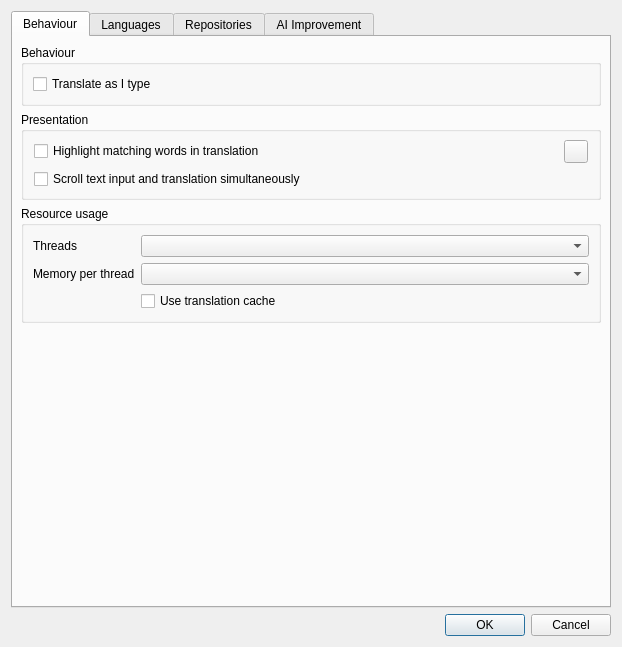
<?xml version="1.0" encoding="UTF-8"?>
<ui version="4.0">
 <class>TranslatorSettingsDialog</class>
 <widget class="QDialog" name="TranslatorSettingsDialog">
  <property name="geometry">
   <rect>
    <x>0</x>
    <y>0</y>
    <width>622</width>
    <height>647</height>
   </rect>
  </property>
  <property name="windowTitle">
   <string>Settings</string>
  </property>
  <layout class="QVBoxLayout" name="verticalLayout">
   <item>
    <widget class="QTabWidget" name="tabWidget">
     <property name="currentIndex">
      <number>0</number>
     </property>
     <widget class="QWidget" name="behaviorTab">
      <attribute name="title">
       <string>Behaviour</string>
      </attribute>
      <layout class="QVBoxLayout" name="verticalLayout_1">
       <property name="leftMargin">
        <number>8</number>
       </property>
       <property name="topMargin">
        <number>8</number>
       </property>
       <property name="rightMargin">
        <number>8</number>
       </property>
       <property name="bottomMargin">
        <number>8</number>
       </property>
       <item>
        <widget class="QGroupBox" name="behaviourGroup">
         <property name="title">
          <string>Behaviour</string>
         </property>
         <layout class="QVBoxLayout" name="verticalLayout_2">
          <item alignment="Qt::AlignTop">
           <widget class="QCheckBox" name="translateImmediatelyCheckbox">
            <property name="text">
             <string>Translate as I type</string>
            </property>
           </widget>
          </item>
         </layout>
        </widget>
       </item>
       <item>
        <widget class="QGroupBox" name="presentationGroup">
         <property name="title">
          <string>Presentation</string>
         </property>
         <layout class="QVBoxLayout" name="verticalLayout_4">
          <property name="leftMargin">
           <number>10</number>
          </property>
          <property name="topMargin">
           <number>8</number>
          </property>
          <property name="rightMargin">
           <number>10</number>
          </property>
          <property name="bottomMargin">
           <number>8</number>
          </property>
          <item>
           <layout class="QHBoxLayout" name="horizontalLayout_2">
            <item>
             <widget class="QCheckBox" name="showAligmentsCheckbox">
              <property name="text">
               <string>Highlight matching words in translation</string>
              </property>
             </widget>
            </item>
            <item>
             <widget class="ColorWell" name="alignmentColorButton">
              <property name="minimumSize">
               <size>
                <width>20</width>
                <height>20</height>
               </size>
              </property>
             </widget>
            </item>
           </layout>
          </item>
          <item>
           <widget class="QCheckBox" name="syncScrollingCheckbox">
            <property name="text">
             <string>Scroll text input and translation simultaneously</string>
            </property>
           </widget>
          </item>
         </layout>
        </widget>
       </item>
       <item>
        <widget class="QGroupBox" name="resourceGroup">
         <property name="title">
          <string>Resource usage</string>
         </property>
         <layout class="QFormLayout" name="formLayout_2">
          <item row="0" column="0">
           <widget class="QLabel" name="coresLbl">
            <property name="text">
             <string>Threads</string>
            </property>
            <property name="buddy">
             <cstring>coresBox</cstring>
            </property>
           </widget>
          </item>
          <item row="1" column="1">
           <widget class="QComboBox" name="memoryBox"/>
          </item>
          <item row="0" column="1">
           <widget class="QComboBox" name="coresBox"/>
          </item>
          <item row="1" column="0">
           <widget class="QLabel" name="memoryLbl">
            <property name="text">
             <string>Memory per thread</string>
            </property>
            <property name="buddy">
             <cstring>memoryBox</cstring>
            </property>
           </widget>
          </item>
          <item row="2" column="1">
           <widget class="QCheckBox" name="cacheTranslationsCheckbox">
            <property name="toolTip">
             <string>When enabled, translations of sentences are 
remembered while the program is running to
speed up re-translation at the cost of a bit
of memory.</string>
            </property>
            <property name="text">
             <string>Use translation cache</string>
            </property>
           </widget>
          </item>
         </layout>
        </widget>
       </item>
       <item>
        <spacer name="verticalSpacer">
         <property name="orientation">
          <enum>Qt::Vertical</enum>
         </property>
         <property name="sizeHint" stdset="0">
          <size>
           <width>20</width>
           <height>40</height>
          </size>
         </property>
        </spacer>
       </item>
      </layout>
     </widget>
     <widget class="QWidget" name="modelsTab">
      <attribute name="title">
       <string>Languages</string>
      </attribute>
      <layout class="QVBoxLayout" name="verticalLayout_3">
       <property name="leftMargin">
        <number>8</number>
       </property>
       <property name="topMargin">
        <number>8</number>
       </property>
       <property name="rightMargin">
        <number>8</number>
       </property>
       <property name="bottomMargin">
        <number>8</number>
       </property>
       <item>
        <widget class="FilterTableView" name="localModelTable">
         <property name="contextMenuPolicy">
          <enum>Qt::ActionsContextMenu</enum>
         </property>
         <property name="horizontalScrollBarPolicy">
          <enum>Qt::ScrollBarAsNeeded</enum>
        </property>
         <property name="selectionBehavior">
          <enum>QAbstractItemView::SelectRows</enum>
         </property>
         <property name="showGrid">
          <bool>false</bool>
         </property>
         <attribute name="verticalHeaderVisible">
          <bool>false</bool>
         </attribute>
         <addaction name="actionRevealModel"/>
         <addaction name="actionDeleteModel"/>
        </widget>
       </item>
       <item>
        <layout class="QHBoxLayout" name="horizontalLayout">
         <item>
          <widget class="QPushButton" name="importModelButton">
           <property name="text">
            <string>Import model…</string>
           </property>
          </widget>
         </item>
         <item>
          <widget class="QPushButton" name="deleteModelButton">
           <property name="enabled">
            <bool>false</bool>
           </property>
           <property name="text">
            <string>Delete</string>
           </property>
          </widget>
         </item>
         <item>
          <widget class="QPushButton" name="downloadButton">
           <property name="enabled">
            <bool>false</bool>
           </property>
           <property name="text">
            <string>Download</string>
           </property>
          </widget>
         </item>
         <item>
          <widget class="QPushButton" name="getMoreButton">
           <property name="toolTip">
            <string>Connect to the Internet to get a list of remote models from available repositories.</string>
           </property>
           <property name="text">
            <string>Get more...</string>
           </property>
          </widget>
         </item>
         <item>
          <spacer name="horizontalSpacer">
           <property name="orientation">
            <enum>Qt::Horizontal</enum>
           </property>
           <property name="sizeHint" stdset="0">
            <size>
             <width>40</width>
             <height>20</height>
            </size>
           </property>
          </spacer>
         </item>
        </layout>
       </item>
      </layout>
     </widget>
     <widget class="QWidget" name="reposTab">
      <attribute name="title">
       <string>Repositories</string>
      </attribute>
      <layout class="QVBoxLayout" name="verticalLayout_6">
       <property name="leftMargin">
        <number>8</number>
       </property>
       <property name="topMargin">
        <number>8</number>
       </property>
       <property name="rightMargin">
        <number>8</number>
       </property>
       <property name="bottomMargin">
        <number>8</number>
       </property>
       <item>
        <widget class="QTableView" name="repoTable">
         <property name="contextMenuPolicy">
          <enum>Qt::ActionsContextMenu</enum>
         </property>
         <property name="selectionBehavior">
          <enum>QAbstractItemView::SelectRows</enum>
         </property>
         <property name="showGrid">
          <bool>false</bool>
         </property>
         <attribute name="verticalHeaderVisible">
          <bool>false</bool>
         </attribute>
         <addaction name="actionDeleteRepo"/>
        </widget>
       </item>
       <item>
        <layout class="QHBoxLayout" name="horizontalLayout_3">
         <item>
          <widget class="QPushButton" name="importRepo">
           <property name="text">
            <string>Import repository…</string>
           </property>
          </widget>
         </item>
         <item>
          <widget class="QPushButton" name="deleteRepo">
           <property name="text">
            <string>Delete</string>
           </property>
          </widget>
         </item>
         <item>
          <spacer name="horizontalSpacer_2">
           <property name="orientation">
            <enum>Qt::Horizontal</enum>
           </property>
           <property name="sizeHint" stdset="0">
            <size>
             <width>40</width>
             <height>20</height>
            </size>
           </property>
          </spacer>
         </item>
        </layout>
       </item>
      </layout>
     </widget>
     <widget class="QWidget" name="llmTab">
      <attribute name="title">
       <string>AI Improvement</string>
      </attribute>
      <layout class="QVBoxLayout" name="verticalLayout_7">
       <property name="leftMargin">
        <number>8</number>
       </property>
       <property name="topMargin">
        <number>8</number>
       </property>
       <property name="rightMargin">
        <number>8</number>
       </property>
       <property name="bottomMargin">
        <number>8</number>
       </property>
       <item>
        <widget class="QGroupBox" name="llmEnableGroup">
         <property name="title">
          <string>AI-Powered Translation Improvement</string>
         </property>
         <layout class="QVBoxLayout" name="verticalLayout_8">
          <item>
           <widget class="QCheckBox" name="llmEnabledCheckbox">
            <property name="text">
             <string>Enable AI improvement for document translations</string>
            </property>
           </widget>
          </item>
         </layout>
        </widget>
       </item>
       <item>
        <widget class="QGroupBox" name="llmProviderGroup">
         <property name="title">
          <string>Provider Settings</string>
         </property>
         <layout class="QFormLayout" name="formLayout_3">
          <item row="0" column="0">
           <widget class="QLabel" name="llmProviderLabel">
            <property name="text">
             <string>Provider</string>
            </property>
           </widget>
          </item>
          <item row="0" column="1">
           <widget class="QComboBox" name="llmProviderCombo">
            <item>
             <property name="text">
              <string>Ollama</string>
             </property>
            </item>
            <item>
             <property name="text">
              <string>LM Studio</string>
             </property>
            </item>
            <item>
             <property name="text">
              <string>OpenAI</string>
             </property>
            </item>
            <item>
             <property name="text">
              <string>Claude</string>
             </property>
            </item>
            <item>
             <property name="text">
              <string>Google Gemini</string>
             </property>
            </item>
           </widget>
          </item>
          <item row="1" column="0">
           <widget class="QLabel" name="llmUrlLabel">
            <property name="text">
             <string>Server URL</string>
            </property>
           </widget>
          </item>
          <item row="1" column="1">
           <widget class="QLineEdit" name="llmUrlEdit">
            <property name="placeholderText">
             <string>http://localhost:1234</string>
            </property>
           </widget>
          </item>
          <item row="2" column="0">
           <widget class="QLabel" name="llmModelLabel">
            <property name="text">
             <string>Model</string>
            </property>
           </widget>
          </item>
          <item row="2" column="1">
           <layout class="QHBoxLayout" name="llmModelLayout">
            <item>
             <widget class="QComboBox" name="llmModelCombo">
              <property name="editable">
               <bool>true</bool>
              </property>
              <property name="sizePolicy">
               <sizepolicy hsizetype="Expanding" vsizetype="Fixed">
                <horstretch>1</horstretch>
                <verstretch>0</verstretch>
               </sizepolicy>
              </property>
             </widget>
            </item>
            <item>
             <widget class="QPushButton" name="llmRefreshModelsButton">
              <property name="text">
               <string>Refresh</string>
              </property>
              <property name="toolTip">
               <string>Discover available models from the local server</string>
              </property>
             </widget>
            </item>
           </layout>
          </item>
         </layout>
        </widget>
       </item>
       <item>
        <widget class="QGroupBox" name="llmApiKeyGroup">
         <property name="title">
          <string>API Keys (for cloud providers)</string>
         </property>
         <layout class="QFormLayout" name="formLayout_4">
          <item row="0" column="0">
           <widget class="QLabel" name="openaiKeyLabel">
            <property name="text">
             <string>OpenAI API Key</string>
            </property>
           </widget>
          </item>
          <item row="0" column="1">
           <widget class="QLineEdit" name="openaiKeyEdit">
            <property name="echoMode">
             <enum>QLineEdit::Password</enum>
            </property>
            <property name="placeholderText">
             <string>sk-...</string>
            </property>
           </widget>
          </item>
          <item row="1" column="0">
           <widget class="QLabel" name="claudeKeyLabel">
            <property name="text">
             <string>Claude API Key</string>
            </property>
           </widget>
          </item>
          <item row="1" column="1">
           <widget class="QLineEdit" name="claudeKeyEdit">
            <property name="echoMode">
             <enum>QLineEdit::Password</enum>
            </property>
            <property name="placeholderText">
             <string>sk-ant-...</string>
            </property>
           </widget>
          </item>
          <item row="2" column="0">
           <widget class="QLabel" name="geminiKeyLabel">
            <property name="text">
             <string>Gemini API Key</string>
            </property>
           </widget>
          </item>
          <item row="2" column="1">
           <widget class="QLineEdit" name="geminiKeyEdit">
            <property name="echoMode">
             <enum>QLineEdit::Password</enum>
            </property>
            <property name="placeholderText">
             <string>AIza...</string>
            </property>
           </widget>
          </item>
         </layout>
        </widget>
       </item>
       <item>
        <widget class="QPushButton" name="llmTestButton">
         <property name="text">
          <string>Test Connection</string>
         </property>
        </widget>
       </item>
       <item>
        <spacer name="llmVerticalSpacer">
         <property name="orientation">
          <enum>Qt::Vertical</enum>
         </property>
         <property name="sizeHint" stdset="0">
          <size>
           <width>20</width>
           <height>40</height>
          </size>
         </property>
        </spacer>
       </item>
      </layout>
     </widget>
    </widget>
   </item>
   <item>
    <widget class="QDialogButtonBox" name="buttonBox">
     <property name="orientation">
      <enum>Qt::Horizontal</enum>
     </property>
     <property name="standardButtons">
      <set>QDialogButtonBox::Cancel|QDialogButtonBox::Ok</set>
     </property>
    </widget>
   </item>
  </layout>
  <action name="actionRevealModel">
   <property name="text">
    <string>Reveal folder</string>
   </property>
  </action>
  <action name="actionDeleteModel">
   <property name="text">
    <string>Delete</string>
   </property>
   <property name="shortcut">
    <string>Del</string>
   </property>
   <property name="shortcutContext">
    <enum>Qt::WidgetShortcut</enum>
   </property>
  </action>
  <action name="actionDeleteRepo">
   <property name="text">
    <string>Delete</string>
   </property>
   <property name="toolTip">
    <string>Delete the selected Repo</string>
   </property>
   <property name="shortcut">
    <string>Del</string>
   </property>
  </action>
 </widget>
 <customwidgets>
  <customwidget>
   <class>ColorWell</class>
   <extends>QToolButton</extends>
   <header>ColorWell.h</header>
  </customwidget>
  <customwidget>
   <class>FilterTableView</class>
   <extends>QTableView</extends>
   <header>FilterTableView.h</header>
  </customwidget>
 </customwidgets>
 <resources/>
 <connections>
  <connection>
   <sender>buttonBox</sender>
   <signal>accepted()</signal>
   <receiver>TranslatorSettingsDialog</receiver>
   <slot>accept()</slot>
   <hints>
    <hint type="sourcelabel">
     <x>47</x>
     <y>631</y>
    </hint>
    <hint type="destinationlabel">
     <x>20</x>
     <y>20</y>
    </hint>
   </hints>
  </connection>
  <connection>
   <sender>buttonBox</sender>
   <signal>rejected()</signal>
   <receiver>TranslatorSettingsDialog</receiver>
   <slot>reject()</slot>
   <hints>
    <hint type="sourcelabel">
     <x>47</x>
     <y>631</y>
    </hint>
    <hint type="destinationlabel">
     <x>20</x>
     <y>20</y>
    </hint>
   </hints>
  </connection>
 </connections>
</ui>
